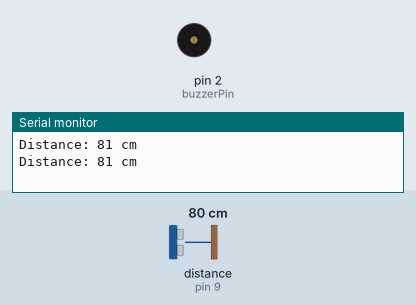
Simulated run of this sketch. Board: Arduino Uno, built with avr-gcc and run on an emulated ATmega328P. Parts: buzzer (waves = sounding, pin HIGH), the last lines printed to the serial monitor. The test bench sets the inputs (shaded band); at power-on: distance to the obstacle (sensor on pin 9) 80 cm. The echo pulse lasts 58.3 µs per cm.

Above: at 1.8 s.
1.9 s: distance to the obstacle (sensor on pin 9) set to 18 cm
3.4 s: distance to the obstacle (sensor on pin 9) set to 14 cm
At 5.2 s:
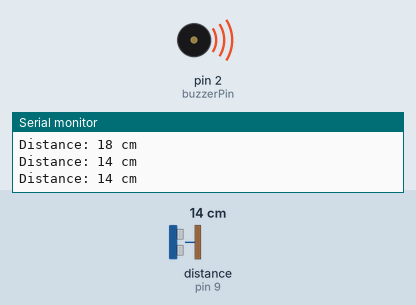
5.5 s: distance to the obstacle (sensor on pin 9) set to 35 cm
At 7.1 s:
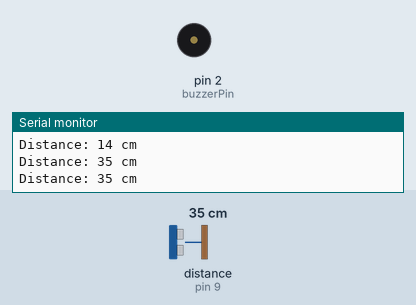
7.5 s: distance to the obstacle (sensor on pin 9) set to 2 cm
At 8.8 s:
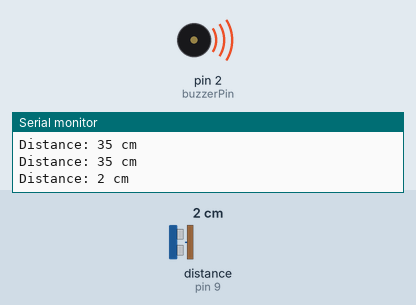
Timing chart, 0 to 10.5 s (numbered marks = the images above; inputs shaded):
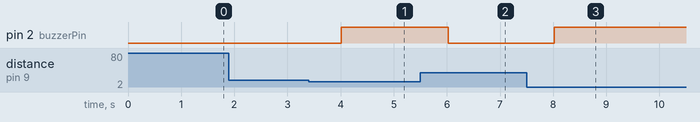

Measured:
- the behaviour switches between 16 and 15 cm on distance to the obstacle (sensor on pin 9) (found by bisection; images 0 and 1)
- after the input at 3.4 s, pin 2 (buzzerPin): LOW → HIGH after 0.62 s
- after the input at 5.5 s, pin 2 (buzzerPin): HIGH → LOW after 0.52 s
- after the input at 7.5 s, pin 2 (buzzerPin): LOW → HIGH after 0.53 s

The sketch:

UltrasonicSensorLibExplore.ino
```cpp
#include <NewPing.h>

// Define the pins for the ultrasonic sensor
const int trigPin = 8;  // Trigger pin
const int echoPin = 9;  // Echo pin
const int buzzerPin = 2; // Buzzer pin

// Define the threshold distance for activating the buzzer
const int thresholdDistance_cm = 15; // Threshold distance in cm

// Create an instance of the NewPing library
NewPing sonar(trigPin, echoPin);

void setup() {
  // Initialize Serial communication
  Serial.begin(9600);

  // Set the buzzer pin as an output
  pinMode(buzzerPin, OUTPUT);
}

void loop() {
  // Measure distance using the NewPing library
  unsigned int distance_cm = sonar.ping_cm();

  // Check if the distance measurement is valid
  if (distance_cm != 0) {
    // Print the distance to the Serial Monitor
    Serial.print("Distance: ");
    Serial.print(distance_cm);
    Serial.println(" cm");

    // Check if the distance is less than or equal to the threshold distance
    if (distance_cm <= thresholdDistance_cm) {
      // Beep the buzzer
      digitalWrite(buzzerPin, HIGH);
    } else {
      // Turn off the buzzer
      digitalWrite(buzzerPin, LOW);
    }
  } else {
    Serial.println("Error: No echo received");
  }

  // Add a delay between measurements (adjust as needed)
  delay(1000);
}
```
